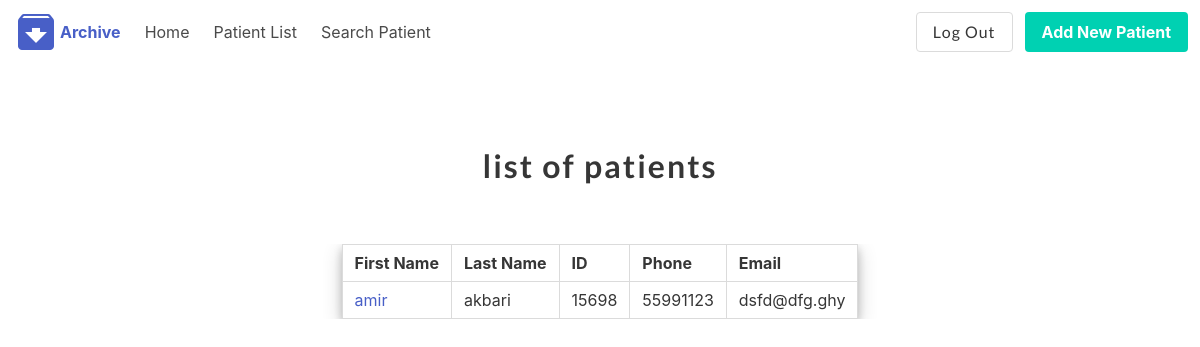
The page /patient/ (signed in) on the database as committed earlier.
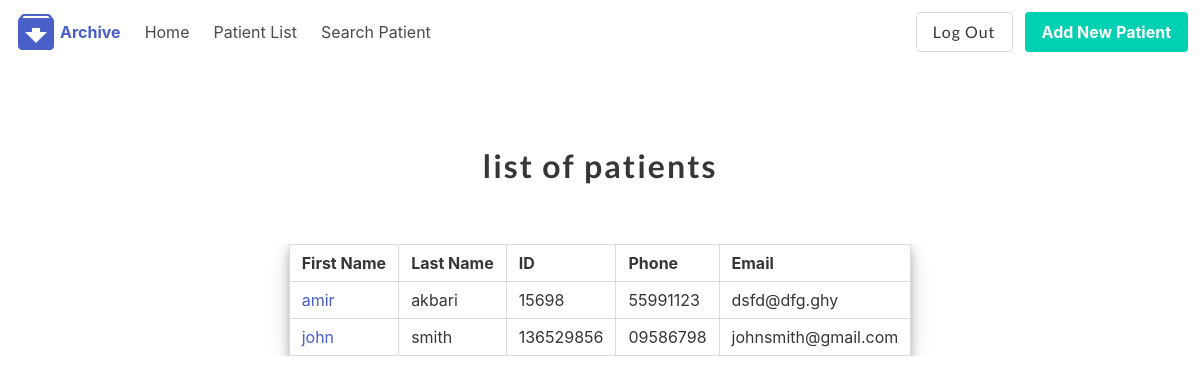
The same page on the database as committed later.
### patienthistory/models.py (models this page shows, shortened)
class Patient(models.Model):
    drId = models.ForeignKey(User, on_delete=models.CASCADE, default=1)
    first_name = models.CharField(max_length=50, null=True, blank=True)
    last_name = models.CharField(max_length=50, null=True, blank=True)
    picture = models.ImageField(upload_to='profile_pics', blank=True, null=True, verbose_name='Picture')
    phone = models.CharField(max_length=50, null=True, blank=True)
    about = models.TextField(max_length=300, null=True, blank=True)
    email = models.CharField(max_length=50, null=True, blank=True)
    Id_card_number = models.CharField(max_length=50, null=True, blank=True)
    location = models.CharField(max_length=50, null=True, blank=True)
    illness = models.CharField(max_length=50, null=True, blank=True)

### patienthistory/views.py (the view)
# urls.py: path('', views.patientList, name='patientList'),
@login_required
def patientList(request):
    user = request.user.id
    allProfiles = Patient.objects.filter(drId=user)
    context = {'allProfiles': allProfiles}
    return render(request, 'patienthistory/patientlist.html', context)

### patienthistory/templates/patienthistory/patientlist.html
{% extends 'patienthistory/base.html' %}
{% block content %}
    <section class="section">
        <div class="container">
            <div class="columns is-mobile is-centered">
                <div class="column">
                    <br>
                    <div class="column">
                        <h1 class="title" style="text-align: center">
                            list of patients
                        </h1>
                    </div>
                    <section class="section">
                        <div class="container">
                            <div class="table-container">
                                <table class="table table is-bordered"
                                       style="border-radius:2%; margin-left: auto;margin-right: auto; box-shadow: 0 4px 8px 0 rgba(0, 0, 0, 0.2), 0 6px 20px 0 rgba(0, 0, 0, 0.19); background: rgba(255,255,255,0.4);">
                                    <thead>
                                    <tr>
                                        <th>First Name</th>
                                        <th>Last Name</th>
                                        <th>ID</th>
                                        <th>Phone</th>
                                        <th>Email</th>
                                    </tr>
                                    </thead>
                                    <tbody>
                                    {% for Profile in allProfiles %}
                                        <tr>
                                            <td><a href="{% url 'patientHist' Profile.id %}">
                                                {{ Profile.first_name }}</a></td>
                                            <td>{{ Profile.last_name }}</td>
                                            <td>{{ Profile.Id_card_number }}</td>
                                            <td>{{ Profile.phone }}</td>
                                            <td>{{ Profile.email }}</td>
                                        </tr>
                                    {% endfor %}
                                    </tbody>
                                </table>
                            </div>
                        </div>
                    </section>
                </div>
            </div>
        </div>
    </section>
{% endblock %}

### patienthistory/templates/patienthistory/base.html (shortened to what this page needs)
{% load static %}
<html>
<head>
    <link rel="stylesheet" href="https://cdn.jsdelivr.net/npm/bulma@0.9.3/css/bulma.min.css">
    <link rel="stylesheet" type="text/css" href="{% static 'patienthistory/style.css' %}">
</head>
<body>
<div style="min-height: 100%; margin-bottom: -100px;">
    <nav class="navbar ">
        <div class="navbar-brand">
            <a class="navbar-item" href="{% url 'home' %}">
                <i class="material-icons" style="font-size:48px;">archive</i><b>Archive</b>
            </a>
        </div>
        <div id="navMenubd-example" class="navbar-menu">
            <div class="navbar-start">
                <div class="navbar-start">
                    <a class="navbar-item" href="{% url 'home' %}">
                        Home
                    </a>
                    <a class="navbar-item" href="{% url 'patientList' %}">
                        Patient List
                    </a>
                    <a class="navbar-item" href="{% url 'searchPatientByName' %}">
                        Search Patient
                    </a>
                </div>
            </div>
            <div class="navbar-end">
                <div class="navbar-item">
                    <div class="field is-grouped">
                        <p class="control">
                            <a href="{% url 'logout' %}" class="bd-tw-button button">
                                <span>Log Out</span>
                            </a>
                        </p>
                        <div class="buttons">
                            <a class="button is-primary" href="{% url 'addPatient' %}">
                                <strong>Add New Patient</strong>
                            </a>
                        </div>
                    </div>
                </div>
            </div>
        </div>
    </nav>
    {% block content %}{% endblock %}
</div>
</body>
</html>

### patienthistory/static/patienthistory/style.css (style rules this page uses)
body { margin:0; }
h1 { font-family: 'Lato', sans-serif; font-weight:300; letter-spacing: 2px; font-size:48px; }
p { font-family: 'Lato', sans-serif; letter-spacing: 1px; font-size:14px; color: #333333; }

Rows that differ between the two databases and show on the page:
added Patient: first_name "john", last_name "smith", Id_card_number "136529856", phone "09586798", email "johnsmith@gmail.com"
